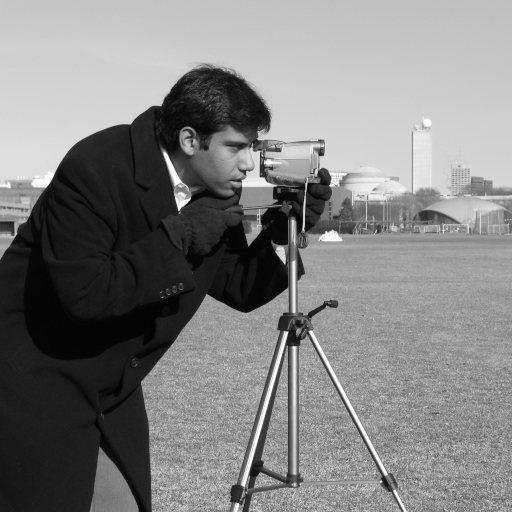
#> input picture skimage.data.camera(), 512 x 512 px
$ jupyter execute Palet_Breton_Lab1.ipynb   (shell and % lines are left out)
#> lines starting #> are read from the running program, lines starting #| are printed output that depends on the picture; after the words box and inside, x2 and y2 are one past the last pixel; in counts of white or black regions, pixels touching at a corner belong together
***Created by Antoine Courbi and Cesar Delaygues***

# ***Canny filter***

- Noise Reduction (Gaussian Blur)
- Gradient Calculation (Sobel Kernel)
- Non-maximum Suppression (Thinning / keeping just the edges )
- Double Threshold (filtering: delete edge under low threshold / identify strong edges above high threshold / identify weak edges between the low and high threshold)
- Edge Tracking by Hysteresis (keep weak edges only if they are connected to a strong one)

[cell 1]
import matplotlib.pyplot as plt
from skimage import data, feature

# Charger une image de test depuis scikit-image
image = data.camera()
#> image is the input picture: shape (512, 512); min 0, max 255, mean 129.1

# Appliquer le filtre de Canny
edges = feature.canny(image)
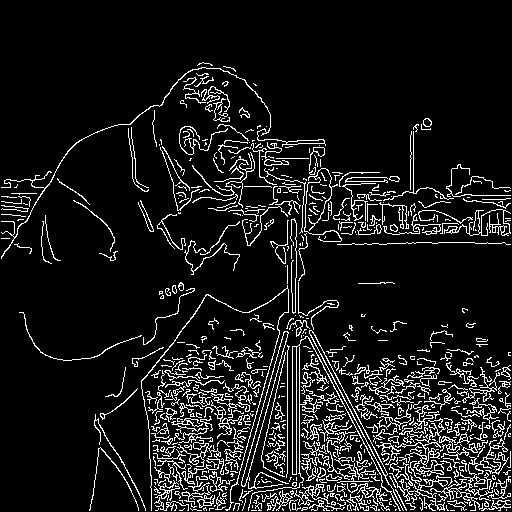
#> edges: shape (512, 512) bool; 9.9% white in thin lines or dots, all inside (x1, y1, x2, y2) = (1, 62, 511, 511)

# Afficher l'image originale et l'image avec le filtre de Canny
fig, (ax1, ax2) = plt.subplots(1, 2, figsize=(12, 5))

ax1.imshow(image, cmap='gray')
ax1.set_title('Image Originale')
ax1.axis('off')

ax2.imshow(edges, cmap='gray')
ax2.set_title('Filtre de Canny')
ax2.axis('off')

plt.show()
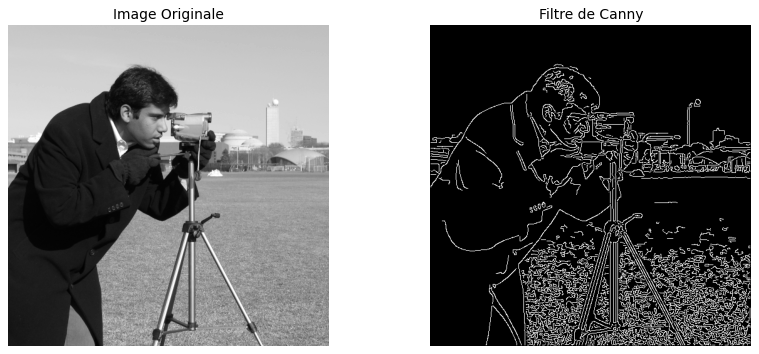
#> figure drawn by matplotlib, 2 panels

[cell 2]
import cv2
import numpy as np
import matplotlib.pyplot as plt

# Définir différentes tailles de noyau et valeurs sigma
kernel_sizes = [(5, 5), (11, 11), (17, 17)]
sigmas = [0.5, 3, 9]

# Appliquer le flou gaussien avec différentes tailles de noyau et valeurs sigma
fig, axes = plt.subplots(len(kernel_sizes), len(sigmas), figsize=(15, 10))
for i, kernel_size in enumerate(kernel_sizes):
    for j, sigma in enumerate(sigmas):
        blurred_image = cv2.GaussianBlur(image, kernel_size, sigma)
        ax = axes[i, j]
        ax.imshow(blurred_image, cmap='gray')
        ax.set_title(f"Kernel Size: {kernel_size}, Sigma: {sigma}")
        ax.axis('off')

plt.tight_layout()
plt.show()
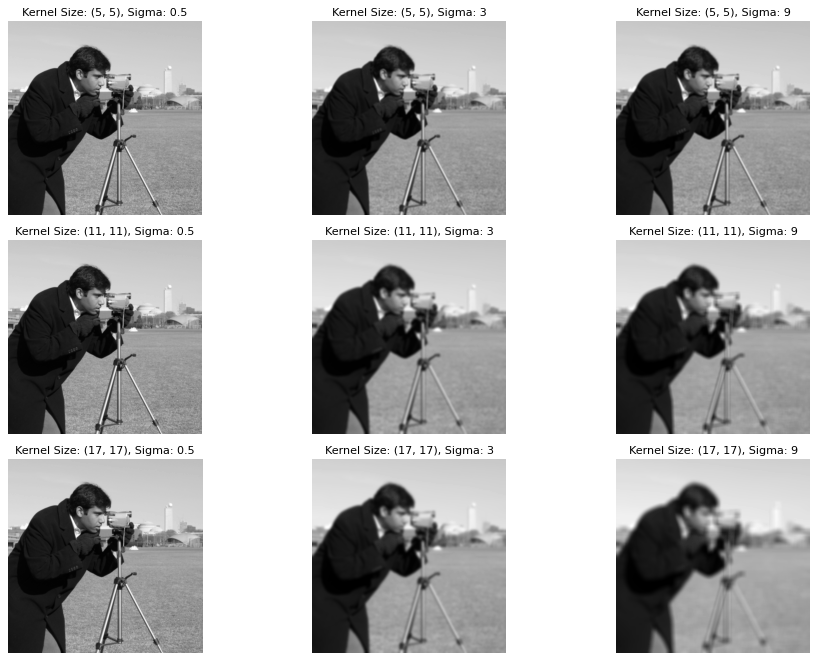
#> figure drawn by matplotlib, 9 panels

[cell 3]
def custom_convolution(input_image, kernel):
    kernel_height, kernel_width = kernel.shape
    image_height, image_width = input_image.shape
#> image_height = 512; image_width = 512

    # Create an empty output array
    output = np.zeros((image_height, image_width))

    # Pad the input image
    pad_height = kernel_height // 2
    pad_width = kernel_width // 2
    padded_image = np.pad(input_image, ((pad_height, pad_height), (pad_width, pad_width)), mode='constant', constant_values=0)

    # Perform the convolution using two for loops
    for i in range(image_height):
        for j in range(image_width):
            # Extract the part of the image where we will apply the kernel
            region = padded_image[i:i+kernel_height, j:j+kernel_width]
            # Perform the convolution (element-wise multiplication and sum)
            output[i, j] = np.sum(region * kernel)

            # Clipping the values to be in [0, 255] interval if the image is uint8 type
            if output[i, j] < 0:
                output[i, j] = 0
            elif output[i, j] > 255:
                output[i, j] = 255
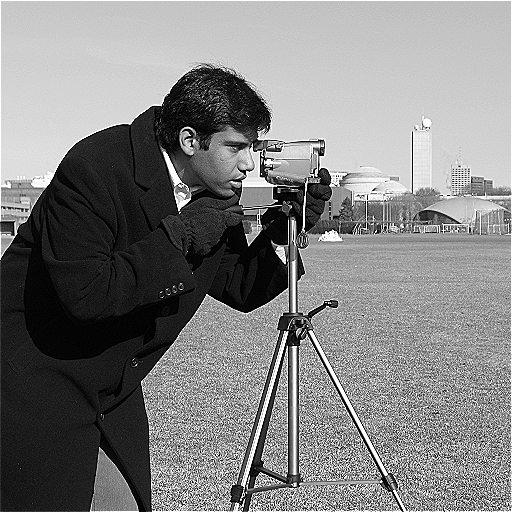
#> output: shape (512, 512) float64; min 0, max 255, mean 129.1

    return output.astype(np.uint8)

[cell 4]
kernel = np.array([[ 0, -1,  0],
                   [-1,  5, -1],
                   [ 0, -1,  0]])
output_image = custom_convolution(image, kernel)
output_image

[cell 5]
plt.imshow(output_image, cmap='gray')

[cell 6]
kernel = np.array([[-2, -1, 0],
                   [-1,  1, 1],
                   [ 0,  1, 2]])
output_image = custom_convolution(image, kernel)
#> after the loop in custom_convolution (call 2), `for i in range(image_height):`:
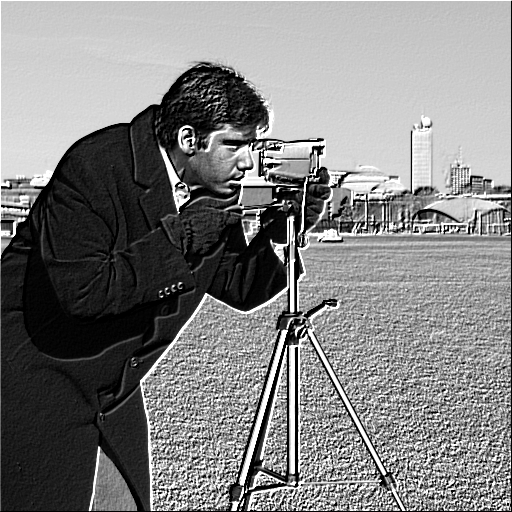
#> output: shape (512, 512) float64; min 0, max 255, mean 129.1
plt.imshow(output_image, cmap='gray')

# ***Palet Breton***

***Import necessary libraries***

[cell 7]
import numpy as np
import matplotlib.pyplot as plt
import skimage

from skimage import data, color
from skimage.transform import hough_circle, hough_circle_peaks
from skimage.feature import canny
from skimage.draw import circle_perimeter
from skimage.util import img_as_ubyte

from skimage.filters import gaussian

Looking at what has already been made on **internet**, we ended up finding a good **example** in the `documentation` [here](https://scikit-image.org/docs/stable/auto_examples/edges/plot_circular_elliptical_hough_transform.html#sphx-glr-auto-examples-edges-plot-circular-elliptical-hough-transform-py) where we found that :
```python
# Detect two radii
hough_radii = np.arange(20, 35, 2)
hough_res = hough_circle(edges, hough_radii)

# Select the most prominent 3 circles
accums, cx, cy, radii = hough_circle_peaks(hough_res, hough_radii,
                                           total_num_peaks=3)
```

Based on what we have found, we want to :
- Load and modify the image
- Apply a Canny filter
- Apply a Hough transform
- Draw the circles/Retrieve the coordinates of the cochonet

### 1 - Load and modify the image

[cell 8]
# load and detect edges
file = "palet_breton_input_images\palet_breton_input_images\photo3.jpeg"
image = skimage.io.imread(file)
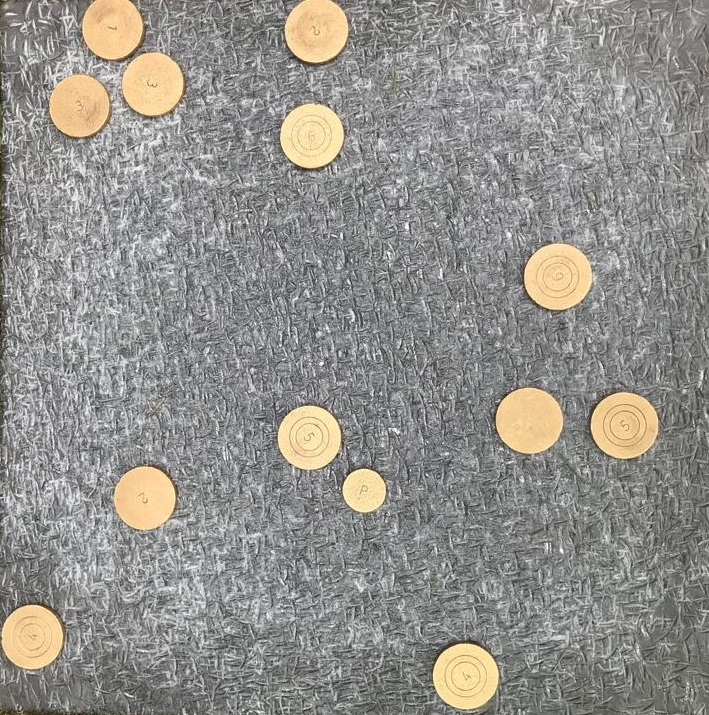
#> input picture TP1/palet_breton_input_images/palet_breton_input_images/photo3.jpeg, 709 x 715 px, found by its file name
#> image is the input picture: shape (715, 709, 3); mean R, G, B 146.9, 144.6, 139.7

Now we want to remove the last digit of the image as its constant 255 and can't be read by the Canny filter.
We want to convert the image to hsv color space before applying greyscale as it is easier to work with and had best results.
We also want to keep only the bluescale as its in that channel that we can best see the palets.
And finally we want to apply blur using a gaussian filter to remove noise.

[cell 9]
# remove last dimension
image = image[:,:,0:3]

# convert to hsv color space
image = skimage.color.rgb2hsv(image)
#> image: shape (715, 709, 3) float64; mean of channels 0, 1, 2 0.349, 0.0517, 0.582

# retrieve the different channels
red_channel = image[:, :, 0]
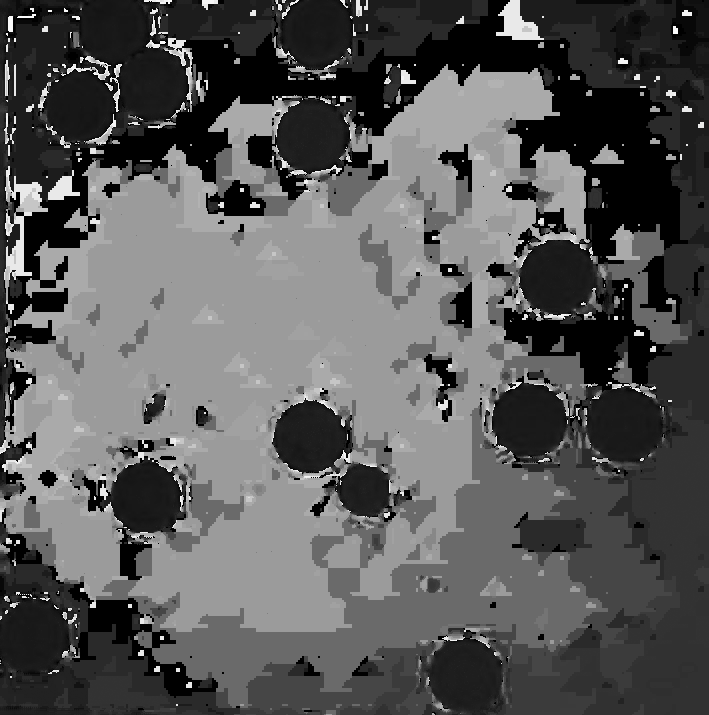
#> red_channel: shape (715, 709) float64; min 0, max 0.983, mean 0.349
green_channel = image[:, :, 1]
blue_channel = image[:, :, 2]

# convet to grey scale
image = skimage.color.rgb2gray(image)
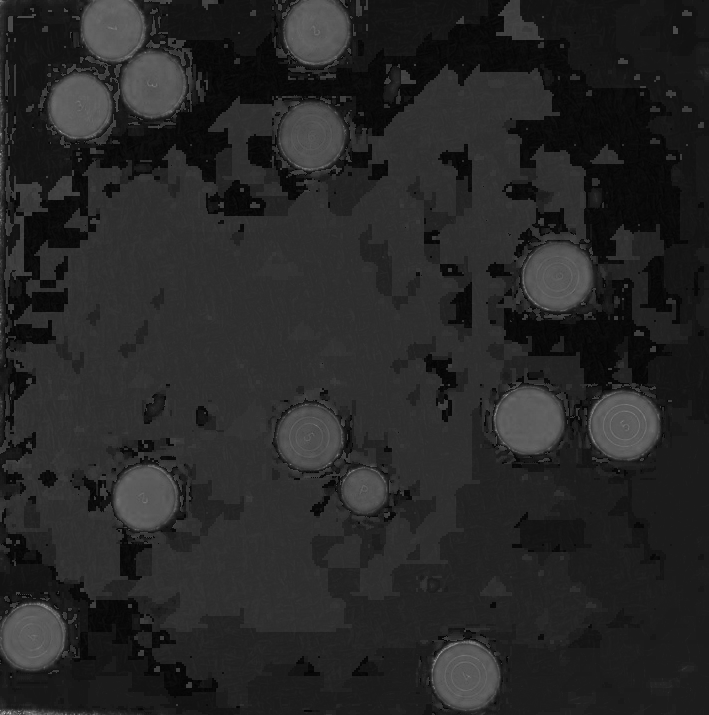
#> image: shape (715, 709) float64; min 0.00961, max 0.755, mean 0.153

# we want to blur the image to remove noise of the background
image = gaussian(blue_channel, sigma=1)

# plot the image with imshow
plt.imshow(image, cmap=plt.cm.gray)

image = img_as_ubyte(image)
edges = canny(image, sigma=3, low_threshold=40, high_threshold=90)
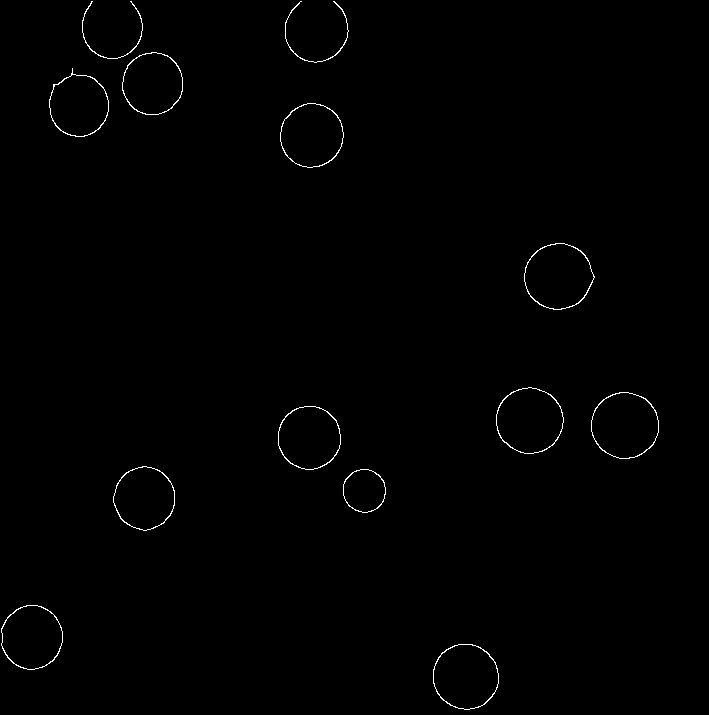
#> edges: shape (715, 709) bool; 0.56% white in thin lines or dots
plt.imshow(edges, cmap=plt.cm.gray)

### 2 - Look for the palets

The image above shows the edge detection after applying the Canny filter.
As we can see it performs really well and we can see the palets clearly, the noisy background is removed and the palets are well defined.

The next step is to apply the Hough transform to detect the circles.
From the results, we will be able to get the coordinates of the minimum enclosing circle of the palets, which is the cochonet.

[cell 10]
# Detect two radii
hough_radii = np.arange(10, 50, 1)
hough_res = hough_circle(edges, hough_radii)

# Select the most prominent circles
accums, cx, cy, radii = hough_circle_peaks(hough_res, hough_radii,
                                           total_num_peaks=16)
#> accums = [0.788, 0.745, 0.742, 0.719, 0.651, 0.625, 0.614, 0.603, 0.598, 0.591, 0.58, 0.576, 0.562, 0.551, 0.549, 0.545]; cx = [309, 529, 364, 624, 558, 31, 311, 465, 144, 152, 112, 311, 465, 78, 152, 558]; cy = [437, 420, 490, 425, 276, 637, 135, 676, 498, 84, 28, 136, 677, 105, 83, 277]; radii = [31, 33, 21, 33, 33, 31, 32, 32, 31, 30, 30, 31, 33, 30, 31, 34]


# look for all the smallest radius
min_radius = np.min(radii)
#> min_radius = 21
# look for closest circle to the smallest radius
index = np.argmin(radii)
#> index = 2
# get the center of the circle
center = (cx[index], cy[index])
#> center = (364, 490)
print(f"The cochonet is at {center} with a radius of {radii[index]} pixels")
#| The cochonet is at (364, 490) with a radius of 21 pixels

# Draw them
fig, ax = plt.subplots(ncols=1, nrows=1, figsize=(10, 4))
image = color.gray2rgb(image)
#> image: shape (715, 709, 3)

for center_y, center_x, radius in zip(cy, cx, radii):
    #print("Thats a palet breton !")
    circy, circx = circle_perimeter(center_y, center_x, radius,
                                    shape=image.shape)
    image[circy, circx] = (220, 20, 20)
#> this loop made 16 passes
#> (center_y, center_x, radius) on passes 1 to 12: (437, 309, 31), (420, 529, 33), (490, 364, 21), (425, 624, 33), (276, 558, 33), (637, 31, 31), (135, 311, 32), (676, 465, 32), (498, 144, 31), (84, 152, 30), (28, 112, 30), (136, 311, 31)
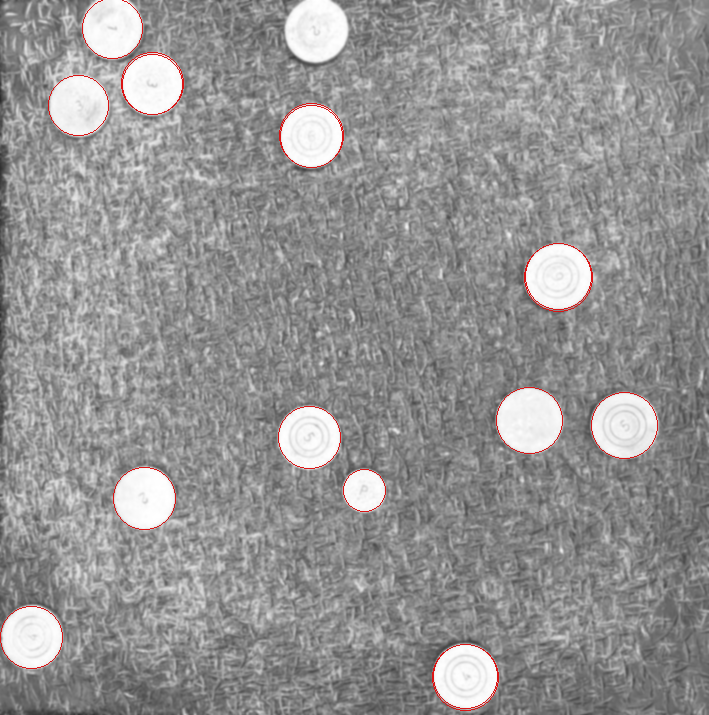
#> image: shape (715, 709, 3); mean R, G, B 148.4, 147.4, 147.4

# show the image
ax.imshow(image, cmap=plt.cm.gray)
plt.show()
